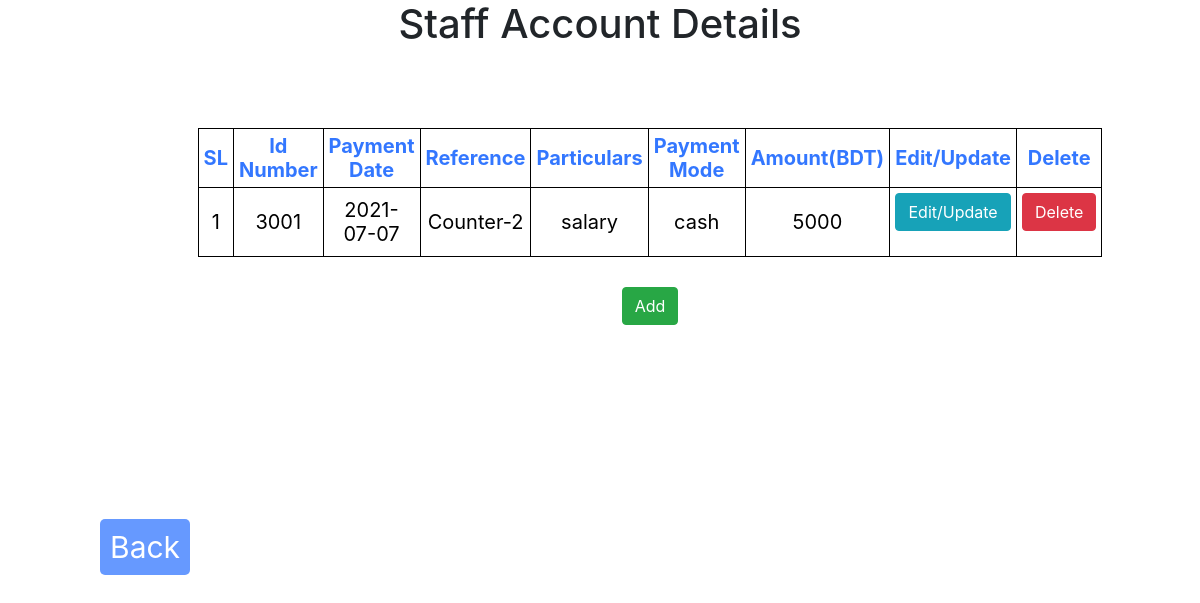
Screenshot of /staff_account.php with the database file from the repository.
### tables this page shows
CREATE TABLE `staff_register` (
  `SL` int(255) NOT NULL,
  `id_number` int(11) NOT NULL,
  `image` blob NOT NULL,
  `username` varchar(255) NOT NULL,
  `id` int(255) NOT NULL,
  `birth_date` date NOT NULL,
  `email` varchar(255) NOT NULL,
  `address` text NOT NULL,
  `gender` varchar(11) NOT NULL,
  `phone` int(11) NOT NULL,
  `password` varchar(255) NOT NULL,
  `payment_date` varchar(11) NOT NULL,
  `reference` varchar(255) NOT NULL,
  `particulars` varchar(26) NOT NULL,
  `payment_mode` varchar(55) NOT NULL,
  `Amount_BDT` int(255) NOT NULL
);

### staff_account.php (the view, shortened to what this page needs)
<html>
<head>
  <link rel="stylesheet" href="https://maxcdn.bootstrapcdn.com/bootstrap/4.5.2/css/bootstrap.min.css">
</head>
<body>
<center>
<h1>Staff Account Details</h1>
<br><br><br>
<div id="t02">
<table>
<thead>
<tr>
<th>SL</th>
<th>Id Number</th>
<th>Payment Date</th>
<th>Reference</th>
<th>Particulars</th>
<th>Payment Mode</th>
<th>Amount(BDT)</th>
<th>Edit/Update</th>
<th>Delete</th>
</tr>
</thead>
<?php
$servername="localhost" ;
$serveruser="root" ;
$serverpass="" ;
$DBname="aamsc" ;
$conn=mysqli_connect($servername , $serveruser , $serverpass , $DBname ) ;
 $sql= "select * from staff_register";
 $result=$conn->query($sql) ;
while($row = mysqli_fetch_array($result))
  {
?>
  <tr>
  <td><?php echo $row['SL']; ?></td>
    <td><?php echo $row['id_number']; ?></td>
  <td><?php echo $row['payment_date']; ?></td>
  <td><?php echo $row['reference']; ?></td>
  <td><?php echo $row['particulars']; ?></td>
  <td><?php echo $row['payment_mode']; ?></td>
  <td><?php echo $row['Amount_BDT']; ?></td>
  <td>
       <form action = "staff_account_edit.php" method = "post">
        <button type ="submit" name= "edit_btn"  class="btn btn-info">Edit/Update</button>
		</form>
  </td>
  <td>
     <form action = "staff_account_delete.php" method = "post">
        <button type ="submit" name= "delete_btn"  class="btn btn-danger">Delete</button>
		</form>
  </td>
  </tr>
  <?php
  }
echo "</table>";
?>
		<form action = "staff_account_add.php" method = "post" style="padding-top:30px;">
        <button type ="submit" name= "edit_btn"  class="btn btn-success">Add</button>
		</form>
	</div>
</center>
<div class="teacherpage">
	 <a href="admin4001.php">Back</a>
	 </div>
</body>
</html>

### staff_account.php (style rules this page uses)
#t02 { padding-left:100px; }
#t02 table { width:800px; text-align:center; color:#3377ff; border: 1px solid black; border-collapse: collapse; }
#t02 tr { padding:5px; text-align:left; border: 1px solid black; border-collapse: collapse; text-align:center; }
#t02 td { padding:5px; font-size:20px; color:black; border: 1px solid black; border-collapse: collapse; text-align:center; }
#t02 th { padding:5px; font-size:20px; color:\black; border: 1px solid black; border-collapse: collapse; text-align:center; }
.teacherpage { text-align:left; margin-left: 100px; margin-top: 200px; }
.teacherpage a { padding:10px; background-color:#6699ff; border-radius:5px; font-size:30px; text-decoration: none; color:#fff; }

### rows the page displays
staff_register: SL "1", id_number "3001", payment_date "2021-07-07", reference "Counter-2", particulars "salary", payment_mode "cash", Amount_BDT "5000"
